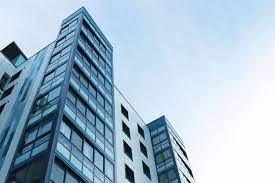
#> input picture canny edge detector/image.jpg, 275 x 183 px, found by its file name
$ python 'canny edge.py'
#> lines starting #> are read from the running program, lines starting #| are printed output that depends on the picture; after the words box and inside, x2 and y2 are one past the last pixel; in counts of white or black regions, pixels touching at a corner belong together

import cv2

img = cv2.imread('image.jpg')
#> img is the input picture: shape (183, 275, 3); mean B, G, R 204.1, 186.2, 163.1
edges = cv2.Canny(img,100,200) # 100 is the lower threshold and 200 is the higher threshold
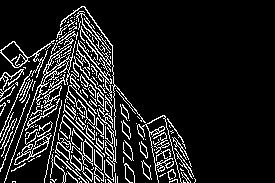
#> edges: shape (183, 275); 12.4% white in thin lines or dots, all inside (x1, y1, x2, y2) = (0, 6, 196, 183)

cv2.imshow(edges)
